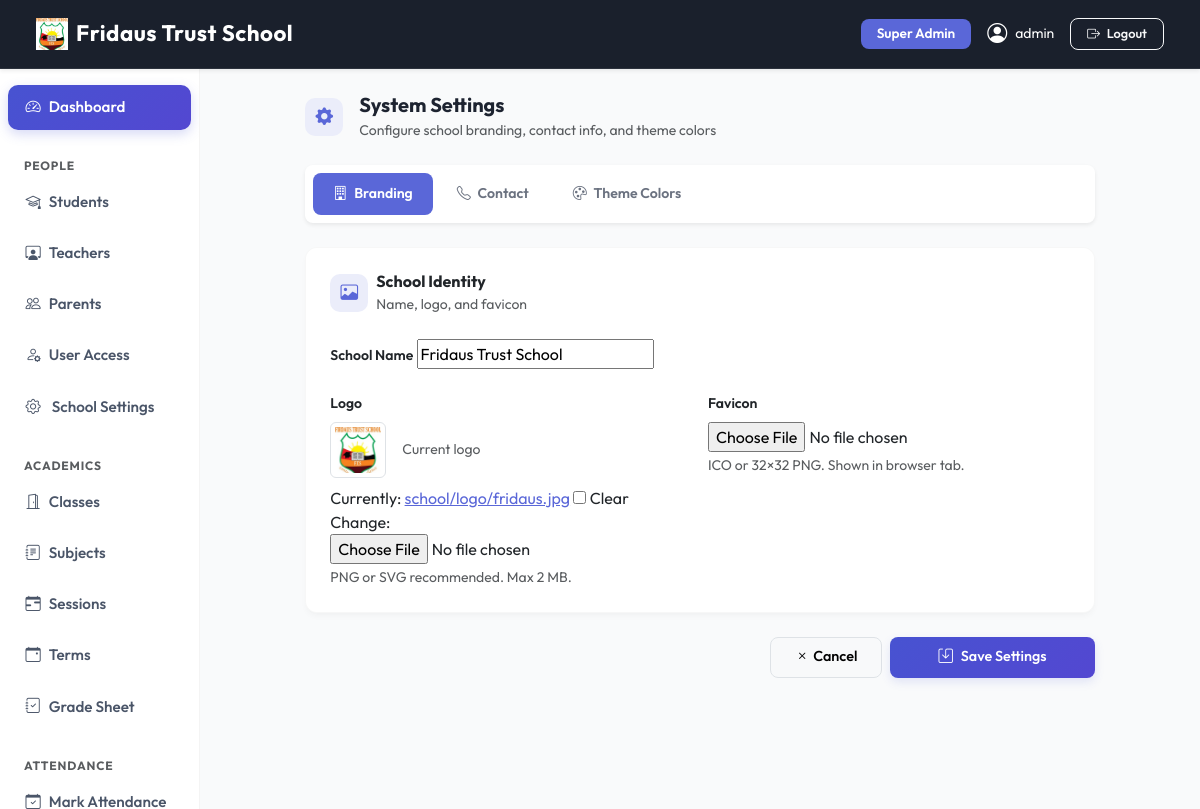
Screenshot of /dashboard/settings/ (signed in) with the database file from the repository.
### apps/dashboard/models.py (models this page shows, shortened)
class SchoolSettings(models.Model):
    school_name    = models.CharField(max_length=200, default='SchoolMS')
    logo           = models.ImageField(upload_to='school/logo/', blank=True, null=True)
    favicon        = models.ImageField(upload_to='school/favicon/', blank=True, null=True)
    primary_color  = models.CharField(max_length=7, default='#5a67d8', help_text='Hex color e.g. #5a67d8')
    secondary_color= models.CharField(max_length=7, default='#4c51bf')
    sidebar_color  = models.CharField(max_length=7, default='#ffffff')
    navbar_color   = models.CharField(max_length=7, default='#1a202c')
    address        = models.TextField(blank=True)
    phone          = models.CharField(max_length=20, blank=True)
    email          = models.EmailField(blank=True)
    website        = models.URLField(blank=True)
    class Meta:
        verbose_name = 'School Settings'
    @classmethod
    def get(cls):
        obj, _ = cls.objects.get_or_create(pk=1)
        return obj

### apps/accounts/models.py (models this page shows, shortened)
class User(AbstractUser):
    ROLE_CHOICES = (
        ('superadmin', 'Super Admin'),
        ('admin', 'Admin'),
        ('teacher', 'Teacher'),
        ('student', 'Student'),
        ('parent', 'Parent'),
    )
    role = models.CharField(max_length=20, choices=ROLE_CHOICES)
    phone = models.CharField(max_length=20, blank=True, null=True)
    profile_pic = models.ImageField(upload_to='profile_pictures/', blank=True, null=True)
    created_at = models.DateTimeField(auto_now_add=True)
    @property
    def is_admin(self):
        return self.role in ['superadmin', 'admin'] or self.is_superuser
    def __str__(self):
        return f"{self.get_full_name() or self.username} ({self.get_role_display()})"

### apps/dashboard/views.py (the view)
# urls.py: path('settings/', views.school_settings, name='school_settings'),
@login_required
@admin_required
def school_settings(request):
    settings = SchoolSettings.get()
    form = SchoolSettingsForm(request.POST or None,
                              request.FILES or None,
                              instance=settings)
    if request.method == 'POST' and form.is_valid():
        form.save()
        messages.success(request, 'School settings updated successfully.')
        return redirect('dashboard:school_settings')
    return render(request, 'dashboard/school_settings.html', {
        'form': form, 'settings': settings, 'title': 'School Settings'
    })

### apps/dashboard/forms.py
class SchoolSettingsForm(forms.ModelForm):
    class Meta:
        model  = SchoolSettings
        fields = ['school_name', 'logo', 'favicon', 'primary_color',
                  'secondary_color', 'sidebar_color', 'navbar_color',
                  'address', 'phone', 'email', 'website']
        widgets = {
            'primary_color'  : forms.TextInput(attrs={'type': 'color'}),
            'secondary_color': forms.TextInput(attrs={'type': 'color'}),
            'sidebar_color'  : forms.TextInput(attrs={'type': 'color'}),
            'navbar_color'   : forms.TextInput(attrs={'type': 'color'}),
        }

### apps/dashboard/context_processors.py (called while the page is built)
def school_settings(request):
    return {'school_settings': SchoolSettings.get()}

### templates/dashboard/school_settings.html (shortened to what this page needs)
{% extends 'base.html' %}
{% block content %}
<div class="row justify-content-center">
  <div class="col-xl-10 col-lg-11">
    <div class="d-flex align-items-center gap-3 mb-4">
      <div class="section-icon"><i class="bi bi-gear-fill"></i></div>
      <div>
        <h5 class="fw-bold mb-0">System Settings</h5>
        <small class="text-muted">Configure school branding, contact info, and theme colors</small>
      </div>
    </div>
    <form method="post" enctype="multipart/form-data" id="settingsForm">
      <ul class="nav settings-tab bg-white rounded-3 p-2 shadow-sm mb-4 gap-1" id="settingsTabs" role="tablist">
        <li class="nav-item" role="presentation">
          <button class="nav-link active" id="tab-branding" data-bs-toggle="tab" data-bs-target="#pane-branding" type="button" role="tab">
            <i class="bi bi-building me-1"></i> Branding
          </button>
        </li>
        <li class="nav-item" role="presentation">
          <button class="nav-link" id="tab-contact" data-bs-toggle="tab" data-bs-target="#pane-contact" type="button" role="tab">
            <i class="bi bi-telephone me-1"></i> Contact
          </button>
        </li>
        <li class="nav-item" role="presentation">
          <button class="nav-link" id="tab-theme" data-bs-toggle="tab" data-bs-target="#pane-theme" type="button" role="tab">
            <i class="bi bi-palette me-1"></i> Theme Colors
          </button>
        </li>
      </ul>
      <div class="tab-content">
        <div class="tab-pane fade show active" id="pane-branding" role="tabpanel">
          <div class="card border-0 shadow-sm">
            <div class="card-body p-4">
              <div class="d-flex align-items-center gap-2 mb-4">
                <div class="section-icon"><i class="bi bi-image"></i></div>
                <div><h6 class="fw-bold mb-0">School Identity</h6><small class="text-muted">Name, logo, and favicon</small></div>
              </div>
              <div class="row g-3">
                <div class="col-12">
                  <label class="form-label fw-semibold small">School Name</label>
                  {{ form.school_name }}
                </div>
                <div class="col-md-6">
                  <label class="form-label fw-semibold small">Logo</label>
                  {% if settings.logo %}
                    <div class="mb-2 d-flex align-items-center gap-3">
                      <img src="{{ settings.logo.url }}" height="56"
                           class="border rounded-2 p-1 bg-white" id="logoPreviewImg"
                           style="object-fit:contain; max-width:140px;">
                      <small class="text-muted">Current logo</small>
                    </div>
                  {% else %}
                    <div class="mb-2 p-3 bg-light rounded-2 text-muted text-center small" style="border: 2px dashed #d1d5db;" id="logoPreviewBox">
                      <i class="bi bi-image fs-4 d-block mb-1"></i>No logo uploaded
                    </div>
                  {% endif %}
                  {{ form.logo }}
                  <small class="text-muted">PNG or SVG recommended. Max 2 MB.</small>
                </div>
                <div class="col-md-6">
                  <label class="form-label fw-semibold small">Favicon</label>
                  {{ form.favicon }}
                  <small class="text-muted">ICO or 32×32 PNG. Shown in browser tab.</small>
                </div>
              </div>
            </div>
          </div>
        </div>
      </div>
      <div class="mt-4 d-flex justify-content-end gap-2">
        <a href="{% url 'dashboard:admin_dashboard' %}" class="btn btn-light border px-4">
          <i class="bi bi-x me-1"></i>Cancel
        </a>
        <button type="submit" class="btn btn-primary px-5">
          <i class="bi bi-save me-2"></i>Save Settings
        </button>
      </div>
    </form>
  </div>
</div>
{% endblock %}

### templates/base.html (shortened to what this page needs)
{% load static %}
<!DOCTYPE html>
<html lang="en">
<head>
  <link href="https://cdn.jsdelivr.net/npm/bootstrap@5.3.2/dist/css/bootstrap.min.css" rel="stylesheet">
  <link href="https://cdn.jsdelivr.net/npm/bootstrap-icons@1.11.3/font/bootstrap-icons.css" rel="stylesheet">
  <link href="https://cdnjs.cloudflare.com/ajax/libs/toastr.js/latest/toastr.min.css" rel="stylesheet">
  <link href="{% static 'css/modern.css' %}" rel="stylesheet">
  <link href="https://cdn.jsdelivr.net/npm/select2@4.1.0-rc.0/dist/css/select2.min.css" rel="stylesheet">
  <link href="https://cdn.jsdelivr.net/npm/select2-bootstrap-5-theme@1.3.0/dist/select2-bootstrap-5-theme.min.css" rel="stylesheet">
</head>
<body>
{% if user.is_authenticated %}
<nav class="navbar navbar-expand-lg navbar-dark sticky-top d-print-none shadow-sm"
     style="background-color: {{ school_settings.navbar_color|default:'#1a202c' }} !important;">
  <div class="container-fluid">
    <a class="navbar-brand fw-bold text-white d-flex align-items-center gap-2" href="/">
      {% if school_settings.logo %}
        <img src="{{ school_settings.logo.url }}" height="32" style="object-fit:contain;" alt="{{ school_settings.school_name }}">
      {% else %}
        <i class="bi bi-shield-check" style="color: var(--school-primary);"></i>
      {% endif %}
      <span>{{ school_settings.school_name|default:"SchoolMS" }}</span>
    </a>
    <div class="collapse navbar-collapse" id="navbarNav">
      <div class="ms-auto d-flex align-items-center gap-3 mt-2 mt-lg-0">
        <span class="badge bg-primary px-3 py-2 text-capitalize" style="font-size: 0.85rem;">{{ user.get_role_display }}</span>
        <a href="{% url 'accounts:profile' %}" class="text-white text-decoration-none d-flex align-items-center gap-2 small">
          {% if user.profile_pic %}
            <img src="{{ user.profile_pic.url }}" class="rounded-circle border border-2 border-white" width="32" height="32" style="object-fit:cover">
          {% else %}
            <i class="bi bi-person-circle fs-5"></i>
          {% endif %}
          <span class="d-none d-sm-inline">{{ user.get_full_name|default:user.username }}</span>
        </a>
        <a href="{% url 'accounts:logout' %}" class="btn btn-outline-light btn-sm px-3"><i class="bi bi-box-arrow-right me-1"></i> Logout</a>
      </div>
    </div>
  </div>
</nav>
<div class="container-fluid">
  <div class="row">
    <aside class="col-lg-2 col-md-3 d-none d-md-block pt-3 px-0 border-end" id="sidebar">
  {% include 'partials/sidebar.html' %}
</aside>
    <main class="col-lg-10 col-md-9 ms-sm-auto px-md-4 py-4 animate-fade-in">
      {% block content %}{% endblock %}
    </main>
  </div>
</div>
{% else %}
  {% block auth_content %}{% endblock %}
{% endif %}
</body>
</html>

### static/css/modern.css (style rules this page uses)
:root { --primary-hsl: 235, 65%, 60%; --success-hsl: 150, 60%, 45%; --warning-hsl: 35, 85%, 55%; --danger-hsl: 355, 75%, 55%; --info-hsl: 185, 70%, 45%; --dark-hsl: 220, 30%, 12%; --bg-hsl: 220, 20%, 97%; --card-bg-hsl: 0, 0%, 100%; --text-muted-hsl: 220, 10%, 50%; --border-radius-sm: 8px; --border-radius-md: 14px; --border-radius-lg: 20px; --shadow-sm: 0 4px 6px -1px rgba(0, 0, 0, 0.05), 0 2px 4px -1px rgba(0, 0, 0, 0.03); --shadow-md: 0 10px 15px -3px rgba(0, 0, 0, 0.06), 0 4px 6px -2px rgba(0, 0, 0, 0.04); --shadow-lg: 0 20px 25px -5px rgba(0, 0, 0, 0.08), 0 10px 10px -5px rgba(0, 0, 0, 0.04); --transition-smooth: all 0.3s cubic-bezier(0.4, 0, 0.2, 1); }
body { font-family: 'Outfit', sans-serif; background-color: hsl(var(--bg-hsl)); color: hsl(var(--dark-hsl)); -webkit-font-smoothing: antialiased; }
.card { border: 1px solid rgba(0, 0, 0, 0.035) !important; border-radius: var(--border-radius-md) !important; box-shadow: var(--shadow-sm); background: #ffffff; transition: var(--transition-smooth); }
#sidebar { background-color: #ffffff; border-right: 1px solid rgba(0, 0, 0, 0.045) !important; padding-top: 1.25rem; }
.btn { border-radius: 10px; font-weight: 600; padding: 0.55rem 1.25rem; font-size: 0.9rem; transition: var(--transition-smooth); }
.btn-sm { padding: 0.35rem 0.9rem; font-size: 0.8rem; border-radius: 8px; }
.btn-primary { background: linear-gradient(135deg, hsl(var(--primary-hsl)) 0%, hsl(245, 60%, 55%) 100%); border: none; box-shadow: 0 4px 10px rgba(90, 103, 216, 0.15); }
.badge { padding: 0.45em 0.85em; font-weight: 600; font-size: 0.75rem; border-radius: 8px; }
.table-responsive, main, .content-wrapper { overflow: visible !important; }
body { height: 100vh !important; max-height: 100vh !important; overflow: hidden !important; }
.container-fluid > .row { height: calc(100vh - 60px); overflow: hidden !important; display: flex; flex-wrap: nowrap; }
#sidebar { height: 100% !important; overflow-y: auto !important; overflow-x: hidden; }
main { height: 100% !important; flex: 1; overflow-y: auto !important; overflow-x: hidden; }

### templates/dashboard/school_settings.html (style rules this page uses)
.settings-tab .nav-link { color: #6b7280; border: none; padding: 0.65rem 1.25rem; font-weight: 600; font-size: 0.88rem; border-radius: 8px; transition: all 0.2s; }
.settings-tab .nav-link.active { background: var(--school-primary) !important; color: #fff !important; }
.section-icon { width: 38px; height: 38px; border-radius: 10px; display: inline-flex; align-items: center; justify-content: center; font-size: 1.1rem; flex-shrink: 0; background: color-mix(in srgb, var(--school-primary) 12%, white); color: var(--school-primary); }

### rows the page displays
SchoolSettings: logo (picture), school_name "Fridaus Trust School"
User: role "Super Admin", get_full_name "admin"
